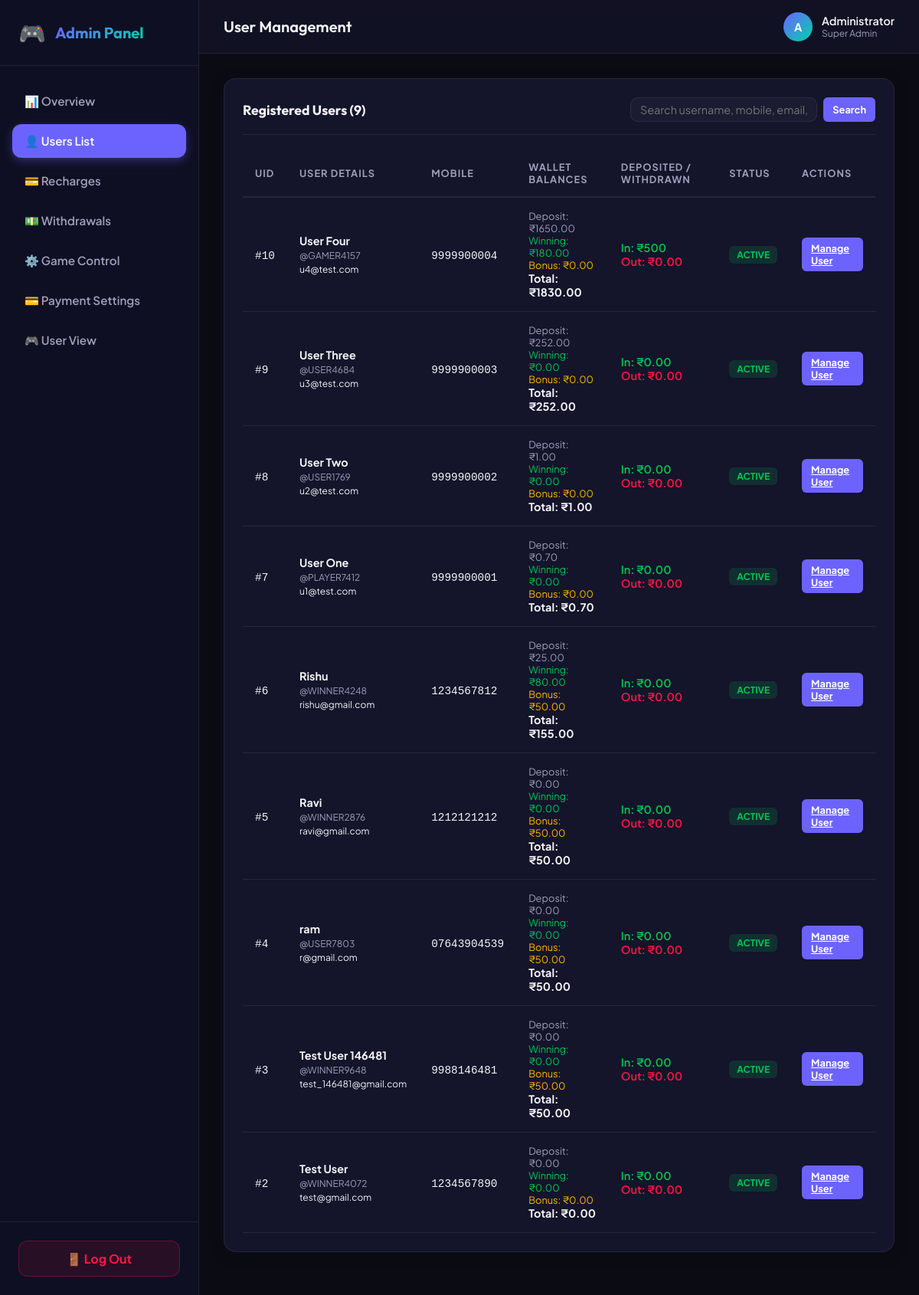
Before: /admin-dashboard/users/ (signed in) with the older database file.
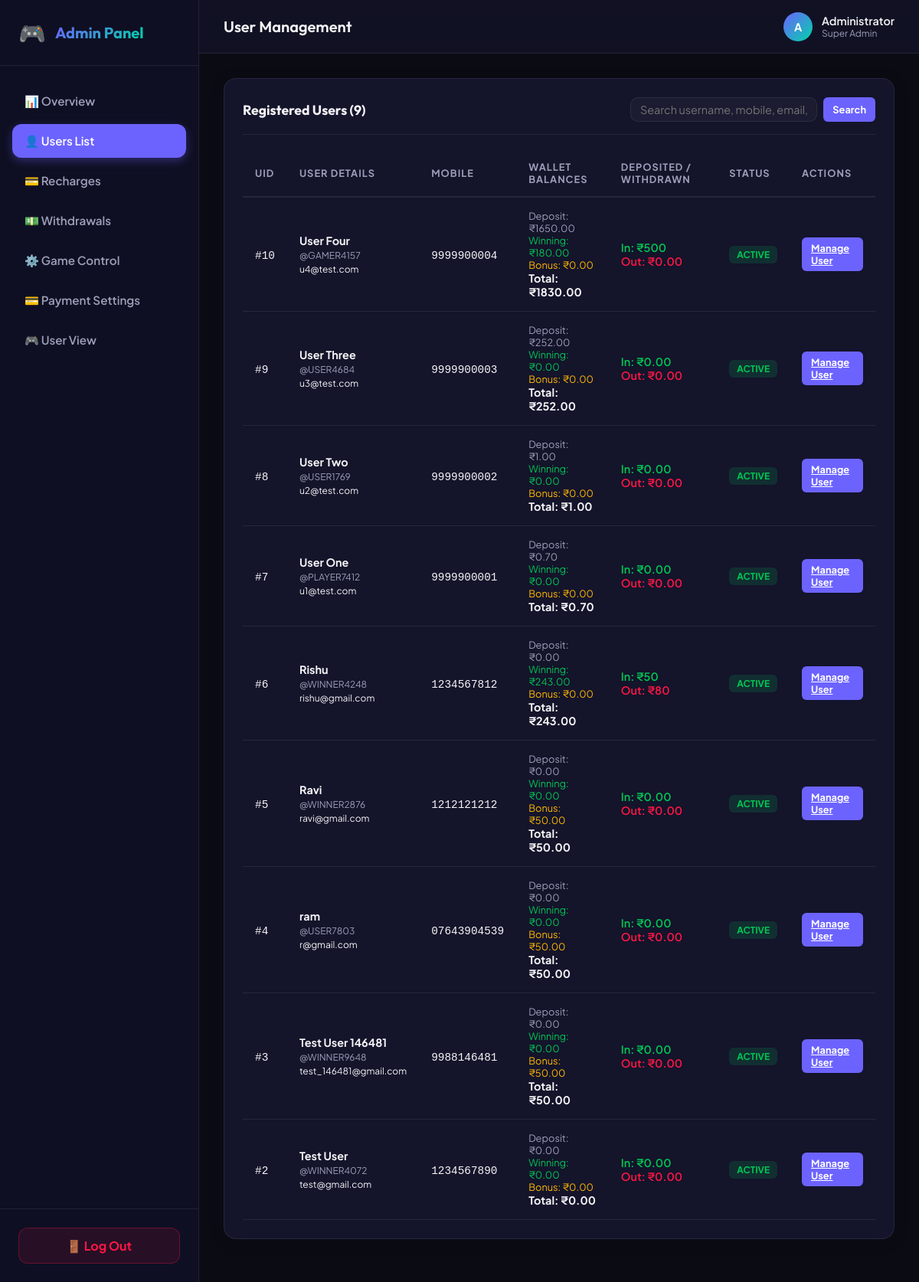
After: the same page with the newer database file.
### core/models.py (models this page shows, shortened)
class User(AbstractUser):
    uid = models.IntegerField(unique=True, editable=False, default=generate_uid)
    username = models.CharField(max_length=20, unique=True, default=generate_username)
    name = models.CharField(max_length=100)
    mobile = models.CharField(max_length=15, unique=True)
    email = models.EmailField(unique=True)
    referral_code = models.CharField(max_length=10, unique=True, default=generate_referral_code)
    referred_by = models.ForeignKey('self', on_delete=models.SET_NULL, null=True, blank=True, related_name='referred_users')
    is_blocked = models.BooleanField(default=False)
    blocked_at = models.DateTimeField(null=True, blank=True)
    blocked_reason = models.TextField(null=True, blank=True)
    profile_image = models.ImageField(upload_to='profile_images/', null=True, blank=True)
    created_at = models.DateTimeField(auto_now_add=True)
    updated_at = models.DateTimeField(auto_now=True)
    last_login_at = models.DateTimeField(null=True, blank=True)
    USERNAME_FIELD = 'mobile'
    REQUIRED_FIELDS = ['email', 'name']
    objects = CustomUserManager()
    class Meta:
        ordering = ['-created_at']

### wallet/models.py (models this page shows, shortened)
class Wallet(models.Model):
    user = models.OneToOneField(settings.AUTH_USER_MODEL, on_delete=models.CASCADE, related_name='wallet')
    deposit_balance = models.DecimalField(max_digits=12, decimal_places=2, default=Decimal('0.00'))
    winning_balance = models.DecimalField(max_digits=12, decimal_places=2, default=Decimal('0.00'))
    bonus_balance = models.DecimalField(max_digits=12, decimal_places=2, default=Decimal('0.00'))
    created_at = models.DateTimeField(auto_now_add=True)
    updated_at = models.DateTimeField(auto_now=True)
    class Meta:
        verbose_name_plural = 'Wallets'
    def get_total_balance(self):
        return self.deposit_balance + self.winning_balance + self.bonus_balance

### core/admin_views.py (the view)
    @login_required(login_url='login')
    def _wrapped_view(request, *args, **kwargs):
        if not (request.user.is_superuser or request.user.is_staff):
            return HttpResponseForbidden("Access Denied: You are not authorized to view this page.")
        return view_func(request, *args, **kwargs)

### core/admin_views.py (called while the page is built)
def admin_required(view_func):
    @login_required(login_url='login')
    def _wrapped_view(request, *args, **kwargs):
        if not (request.user.is_superuser or request.user.is_staff):
            return HttpResponseForbidden("Access Denied: You are not authorized to view this page.")
        return view_func(request, *args, **kwargs)
    return _wrapped_view

### core/context_processors.py (called while the page is built)
def site_settings(request):
    return {
        'SITE_NAME': 'Color Prediction',
        'SITE_SETTING': {
            'admin_upi': getattr(settings, 'ADMIN_UPI', 'Not configured'),
            'admin_qr': getattr(settings, 'ADMIN_QR', ''),
        },
        'GAME_SETTINGS': settings.GAME_SETTINGS,
    }

### templates/admin_custom/users.html (shortened to what this page needs)
{% extends 'admin_custom/base_admin.html' %}
{% block page_title %}User Management{% endblock %}
{% block nav_users %}active{% endblock %}
{% block admin_content %}
<div class="card">
    <div class="card-header">
        <span class="card-title">Registered Users ({{ users|length }})</span>
        <form method="get" action="" style="display: flex; gap: 8px; width: 320px;">
            <input type="text" name="q" value="{{ query }}" class="form-control" placeholder="Search username, mobile, email, or UID (#123)..." style="padding: 6px 12px; font-size: 0.9rem;">
            <button type="submit" class="btn btn-sm btn-primary">Search</button>
        </form>
    </div>
    <div class="table-responsive">
        <table class="table">
            <thead>
                <tr>
                    <th>UID</th>
                    <th>User Details</th>
                    <th>Mobile</th>
                    <th>Wallet Balances</th>
                    <th>Deposited / Withdrawn</th>
                    <th>Status</th>
                    <th>Actions</th>
                </tr>
            </thead>
            <tbody>
                {% for item in users %}
                <tr>
                    <td><code>#{{ item.user.uid }}</code></td>
                    <td>
                        <strong>{{ item.user.name }}</strong><br>
                        <small style="color: var(--text-secondary);">@{{ item.user.username }}</small><br>
                        <small style="color: var(--text-muted);">{{ item.user.email }}</small>
                    </td>
                    <td><code>{{ item.user.mobile }}</code></td>
                    <td>
                        <span style="font-size: 0.8rem; display: block; color: var(--text-secondary);">Deposit: ₹{{ item.wallet.deposit_balance }}</span>
                        <span style="font-size: 0.8rem; display: block; color: var(--color-green);">Winning: ₹{{ item.wallet.winning_balance }}</span>
                        <span style="font-size: 0.8rem; display: block; color: var(--color-warning);">Bonus: ₹{{ item.wallet.bonus_balance }}</span>
                        <strong>Total: ₹{{ item.wallet.get_total_balance }}</strong>
                    </td>
                    <td>
                        <span style="color: var(--color-green); font-weight: 600;">In: ₹{{ item.recharged }}</span><br>
                        <span style="color: var(--color-red); font-weight: 600;">Out: ₹{{ item.withdrawn }}</span>
                    </td>
                    <td>
                        {% if item.user.is_blocked %}
                        <span class="badge badge-danger">Blocked</span>
                        {% else %}
                        <span class="badge badge-success">Active</span>
                        {% endif %}
                    </td>
                    <td>
                        <a href="{% url 'admin_user_detail' item.user.id %}" class="btn btn-sm btn-primary">Manage User</a>
                    </td>
                </tr>
                {% empty %}
                <tr>
                    <td colspan="7" style="text-align: center; color: var(--text-secondary); padding: 32px;">No registered users found matching the query.</td>
                </tr>
                {% endfor %}
            </tbody>
        </table>
    </div>
</div>
{% endblock %}

Changed rows visible on the page:
changed User "Rishu": wallet.deposit_balance "25.00" → "0.00"; wallet.winning_balance "80.00" → "243.00"; wallet.bonus_balance "50.00" → "0.00"; wallet.get_total_balance "155.00" → "243.00"; recharged "0.00" → "50"; withdrawn "0.00" → "80"
